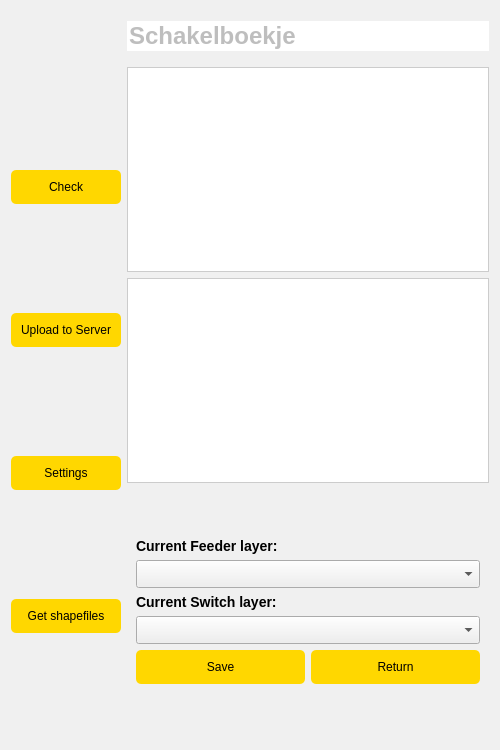
<?xml version="1.0" encoding="UTF-8"?>
<ui version="4.0">
 <class>Server_uploaderDialog</class>
 <widget class="QDialog" name="Server_uploaderDialog">
  <property name="geometry">
   <rect>
    <x>0</x>
    <y>0</y>
    <width>500</width>
    <height>750</height>
   </rect>
  </property>
  <property name="windowTitle">
   <string>Server Uploader</string>
  </property>
  <property name="styleSheet">
   <string notr="true">
    QDialog {
        background-color: #f0f0f0;
    }
    QPushButton {
        background-color: #FFD700;
        color: black;
        border-radius: 5px;
        padding: 10px;
    }
    QPushButton:hover {
        background-color: #FFD700;
    }
    QLabel {
        font-size: 14px;
        font-weight: bold;
    }
    QComboBox {
        padding: 5px;
    }
    QTextEdit {
        background-color: #ffffff;
        border: 1px solid #ccc;
        padding: 5px;
    }
   </string>
  </property>
  <layout class="QGridLayout" name="gridLayout">
   <item row="0" column="0">
    <widget class="QLabel" name="ImageLabel">
     <property name="minimumSize">
      <size>
       <width>50</width>
       <height>50</height>
      </size>
     </property>
     <property name="maximumSize">
      <size>
       <width>50</width>
       <height>50</height>
      </size>
     </property>
     <property name="pixmap">
      <pixmap>icon.png</pixmap>
     </property>
     <property name="scaledContents">
      <bool>true</bool>
     </property>
    </widget>
   </item>
   <item row="0" column="1">
    <widget class="QLineEdit" name="lineEdit">
     <property name="enabled">
      <bool>false</bool>
     </property>
     <property name="font">
      <font>
       <pointsize>18</pointsize>
       <weight>75</weight>
       <bold>true</bold>
      </font>
     </property>
     <property name="text">
      <string>Schakelboekje</string>
     </property>
     <property name="frame">
      <bool>false</bool>
     </property>
    </widget>
   </item>
   <item row="1" column="0" rowspan="4">
    <layout class="QVBoxLayout" name="leftLayout">
     <item>
      <widget class="QPushButton" name="Check">
       <property name="text">
        <string>Check</string>
       </property>
      </widget>
     </item>
     <item>
      <widget class="QPushButton" name="Upload_to_server">
       <property name="text">
        <string>Upload to Server</string>
       </property>
      </widget>
     </item>
     <item>
      <widget class="QPushButton" name="Settings">
       <property name="text">
        <string>Settings</string>
       </property>
      </widget>
     </item>
     <item>
      <widget class="QPushButton" name="GetShapefiles">
       <property name="text">
        <string>Get shapefiles</string>
       </property>
      </widget>
     </item>
    </layout>
   </item>
   <item row="1" column="1">
    <widget class="QTextEdit" name="TextBox1">
     <property name="minimumHeight">
      <number>100</number>
     </property>
    </widget>
   </item>
   <item row="2" column="1">
    <widget class="QTextEdit" name="TextBox2">
     <property name="minimumHeight">
      <number>100</number>
     </property>
    </widget>
   </item>
   <item row="3" column="1">
    <widget class="QWidget" name="SettingsBox">
     <layout class="QVBoxLayout" name="settingsLayout">
      <item>
       <spacer name="topSpacer">
        <property name="orientation">
         <enum>Qt::Vertical</enum>
        </property>
        <property name="sizeHint">
         <size>
          <width>20</width>
          <height>40</height>
         </size>
        </property>
       </spacer>
      </item>
      <item>
       <widget class="QLabel" name="CurrentLayerLabel">
        <property name="text">
         <string>Current Feeder layer:</string>
        </property>
       </widget>
      </item>
      <item>
        <widget class="QComboBox" name="FeederLayerInput"/>
      </item>
      <item>
       <widget class="QLabel" name="CurrentSwitchLayerLabel">
        <property name="text">
         <string>Current Switch layer:</string>
        </property>
       </widget>
      </item>
      <item>
       <widget class="QComboBox" name="SwitchLayerInput"/>
      </item>
      <item>
       <layout class="QHBoxLayout" name="settingsButtonLayout">
        <item>
         <widget class="QPushButton" name="SaveSettings">
          <property name="text">
           <string>Save</string>
          </property>
         </widget>
        </item>
        <item>
         <widget class="QPushButton" name="ReturnSettings">
          <property name="text">
           <string>Return</string>
          </property>
         </widget>
        </item>
       </layout>
      </item>
      <item>
       <spacer name="bottomSpacer">
        <property name="orientation">
         <enum>Qt::Vertical</enum>
        </property>
        <property name="sizeHint">
         <size>
          <width>20</width>
          <height>40</height>
         </size>
        </property>
       </spacer>
      </item>
     </layout>
    </widget>
   </item>
  </layout>
 </widget>
 <resources/>
 <connections/>
</ui>
